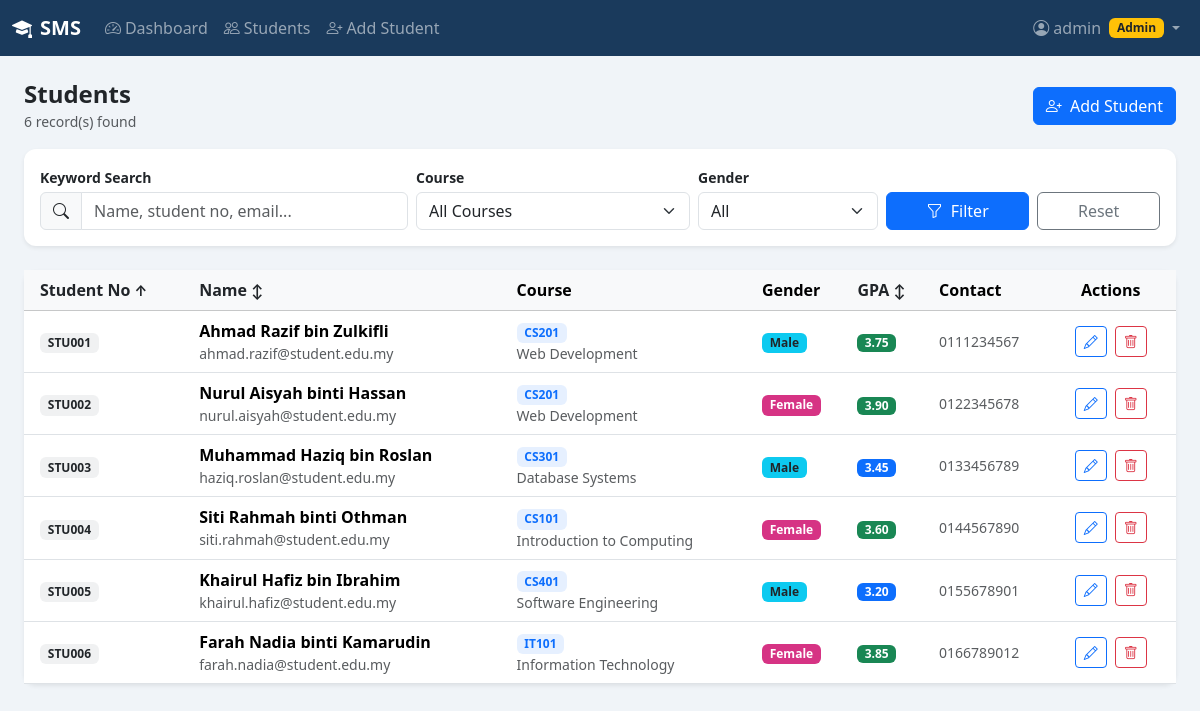
The app's page /students/index.php?order=student_no&dir=ASC (signed in) with its own data.
### tables this page shows
CREATE TABLE IF NOT EXISTS students (
    id INT AUTO_INCREMENT PRIMARY KEY,
    course_id INT NOT NULL,
    student_no VARCHAR(20) NOT NULL UNIQUE,
    name VARCHAR(100) NOT NULL,
    email VARCHAR(100) NOT NULL UNIQUE,
    phone VARCHAR(20),
    dob DATE,
    gender ENUM('Male','Female','Other') NOT NULL DEFAULT 'Male',
    gpa DECIMAL(3,2) DEFAULT 0.00,
    created_at TIMESTAMP DEFAULT CURRENT_TIMESTAMP,
    FOREIGN KEY (course_id) REFERENCES courses(id) ON DELETE RESTRICT
);

CREATE TABLE IF NOT EXISTS courses (
    id INT AUTO_INCREMENT PRIMARY KEY,
    code VARCHAR(20) NOT NULL UNIQUE,
    name VARCHAR(100) NOT NULL,
    credits INT NOT NULL DEFAULT 3
);

### students/index.php (the view, shortened to what this page needs)
<?php
require_once '../config/db.php';
$search  = trim($_GET['search'] ?? '');
$courseF = intval($_GET['course'] ?? 0);
$genderF = trim($_GET['gender'] ?? '');
$orderF  = in_array($_GET['order'] ?? '', ['name','student_no','gpa','created_at']) ? $_GET['order'] : 'created_at';
$dirF    = ($_GET['dir'] ?? 'DESC') === 'ASC' ? 'ASC' : 'DESC';
$conditions = ["1=1"];
$where = implode(" AND ", $conditions);
$sql = "
    SELECT s.id, s.student_no, s.name, s.email, s.phone, s.gender, s.gpa, s.created_at,
           c.name AS course_name, c.code AS course_code
    FROM students s
    JOIN courses c ON s.course_id = c.id
    WHERE {$where}
    ORDER BY s.{$orderF} {$dirF}
";
$stmt = $conn->prepare($sql);
$stmt->execute();
$students = $stmt->get_result()->fetch_all(MYSQLI_ASSOC);
function sortLink($col, $label, $currentOrder, $currentDir) {
    $params = $_GET;
    $params['order'] = $col;
    $params['dir']   = ($currentOrder === $col && $currentDir === 'ASC') ? 'DESC' : 'ASC';
    $icon = $currentOrder === $col ? ($currentDir === 'ASC' ? '↑' : '↓') : '↕';
    return '<a href="?' . http_build_query($params) . '" class="text-decoration-none text-dark">'
         . htmlspecialchars($label) . ' <small>' . $icon . '</small></a>';
}
?>
<!DOCTYPE html>
<html lang="en">
<head>
    <link href="https://cdn.jsdelivr.net/npm/bootstrap@5.3.3/dist/css/bootstrap.min.css" rel="stylesheet">
    <link href="https://cdn.jsdelivr.net/npm/bootstrap-icons@1.11.3/font/bootstrap-icons.min.css" rel="stylesheet">
</head>
<body>
<?php include '../includes/navbar.php'; ?>
<div class="container-fluid py-4 px-4">
    <div class="d-flex flex-wrap justify-content-between align-items-center mb-3 gap-2">
        <div>
            <h4 class="mb-0 fw-bold">Students</h4>
            <small class="text-muted"><?= count($students) ?> record(s) found</small>
        </div>
        <?php if ($_SESSION['role'] === 'admin'): ?>
        <a href="add.php" class="btn btn-primary">
            <i class="bi bi-person-plus me-1"></i> Add Student
        </a>
        <?php endif; ?>
    </div>
    <div class="card border-0 shadow-sm mb-4" style="border-radius:12px">
        <div class="card-body p-3">
            <form method="GET" class="row g-2 align-items-end">
                <div class="col-md-4">
                    <label class="form-label small fw-semibold mb-1">Keyword Search</label>
                    <div class="input-group">
                        <span class="input-group-text"><i class="bi bi-search"></i></span>
                        <input type="text" name="search" class="form-control"
                               placeholder="Name, student no, email..."
                               value="<?= htmlspecialchars($search) ?>">
                    </div>
                </div>
                <div class="col-md-3">
                    <label class="form-label small fw-semibold mb-1">Course</label>
                    <select name="course" class="form-select">
                        <option value="">All Courses</option>
                    </select>
                </div>
                <div class="col-md-2">
                    <label class="form-label small fw-semibold mb-1">Gender</label>
                    <select name="gender" class="form-select">
                        <option value="">All</option>
                    </select>
                </div>
                <div class="col-md-3 d-flex gap-2">
                    <button type="submit" class="btn btn-primary flex-fill">
                        <i class="bi bi-funnel me-1"></i> Filter
                    </button>
                    <a href="index.php" class="btn btn-outline-secondary flex-fill">Reset</a>
                </div>
            </form>
        </div>
    </div>
    <div class="card border-0 shadow-sm" style="border-radius:12px">
        <div class="table-responsive">
            <table class="table table-hover align-middle mb-0">
                <thead class="table-light">
                    <tr>
                        <th class="ps-3"><?= sortLink('student_no','Student No',$orderF,$dirF) ?></th>
                        <th><?= sortLink('name','Name',$orderF,$dirF) ?></th>
                        <th>Course</th>
                        <th>Gender</th>
                        <th><?= sortLink('gpa','GPA',$orderF,$dirF) ?></th>
                        <th>Contact</th>
                        <?php if ($_SESSION['role'] === 'admin'): ?>
                        <th class="text-center pe-3">Actions</th>
                        <?php endif; ?>
                    </tr>
                </thead>
                <tbody>
                <?php if (empty($students)): ?>
                    <tr><td colspan="7" class="text-center py-5 text-muted">
                        <i class="bi bi-inbox fs-2 d-block mb-2"></i>
                        No students found. <?php if($search||$courseF||$genderF): ?>
                            <a href="index.php">Clear filters</a>
                        <?php elseif($_SESSION['role']==='admin'): ?>
                            <a href="add.php">Add the first student</a>
                        <?php endif; ?>
                    </td></tr>
                <?php else: ?>
                <?php foreach ($students as $s): ?>
                    <tr>
                        <td class="ps-3">
                            <span class="badge bg-secondary bg-opacity-10 text-dark">
                                <?= htmlspecialchars($s['student_no']) ?>
                            </span>
                        </td>
                        <td>
                            <div class="fw-semibold"><?= htmlspecialchars($s['name']) ?></div>
                            <div class="text-muted small"><?= htmlspecialchars($s['email']) ?></div>
                        </td>
                        <td>
                            <span class="badge bg-primary bg-opacity-10 text-primary">
                                <?= htmlspecialchars($s['course_code']) ?>
                            </span>
                            <div class="small text-muted"><?= htmlspecialchars($s['course_name']) ?></div>
                        </td>
                        <td>
                            <span class="badge <?= $s['gender']==='Female' ? 'bg-pink text-white' : 'bg-info text-dark' ?>"
                                  style="<?= $s['gender']==='Female' ? 'background:#d63384!important' : '' ?>">
                                <?= htmlspecialchars($s['gender']) ?>
                            </span>
                        </td>
                        <td>
                            <?php
                            $gpa = floatval($s['gpa']);
                            $gpaCls = $gpa >= 3.5 ? 'bg-success' : ($gpa >= 2.5 ? 'bg-primary' : 'bg-warning text-dark');
                            ?>
                            <span class="badge <?= $gpaCls ?> gpa-badge"><?= number_format($gpa,2) ?></span>
                        </td>
                        <td class="small text-muted"><?= htmlspecialchars($s['phone'] ?: '—') ?></td>
                        <?php if ($_SESSION['role'] === 'admin'): ?>
                        <td class="text-center pe-3">
                            <a href="edit.php?id=<?= $s['id'] ?>" class="btn btn-sm btn-outline-primary me-1">
                                <i class="bi bi-pencil"></i>
                            </a>
                            <a href="delete.php?id=<?= $s['id'] ?>"
                               class="btn btn-sm btn-outline-danger"
                               onclick="return confirm('Delete <?= htmlspecialchars(addslashes($s['name'])) ?>? This cannot be undone.')">
                                <i class="bi bi-trash"></i>
                            </a>
                        </td>
                        <?php endif; ?>
                    </tr>
                <?php endforeach; ?>
                <?php endif; ?>
                </tbody>
            </table>
        </div>
    </div>
</div>
</body>
</html>

### students/index.php (style rules this page uses)
body { background: #f0f4f8; }
.gpa-badge { font-size:.75rem; padding:.25em .6em; }

### records on screen
students: student_no "STU001", name "Ahmad Razif bin Zulkifli", email "ahmad.razif@student.edu.my", course.code "CS201", course.name "Web Development", gender "Male", gpa "3.75", phone "0111234567"
students: student_no "STU002", name "Nurul Aisyah binti Hassan", email "nurul.aisyah@student.edu.my", course.code "CS201", course.name "Web Development", gender "Female", gpa "3.90", phone "0122345678"
students: student_no "STU003", name "Muhammad Haziq bin Roslan", email "haziq.roslan@student.edu.my", course.code "CS301", course.name "Database Systems", gender "Male", gpa "3.45", phone "0133456789"
students: student_no "STU004", name "Siti Rahmah binti Othman", email "siti.rahmah@student.edu.my", course.code "CS101", course.name "Introduction to Computing", gender "Female", gpa "3.60", phone "0144567890"
students: student_no "STU005", name "Khairul Hafiz bin Ibrahim", email "khairul.hafiz@student.edu.my", course.code "CS401", course.name "Software Engineering", gender "Male", gpa "3.20", phone "0155678901"
students: student_no "STU006", name "Farah Nadia binti Kamarudin", email "farah.nadia@student.edu.my", course.code "IT101", course.name "Information Technology", gender "Female", gpa "3.85", phone "0166789012"

### other values on screen
$_SESSION['username'] "admin"
$_SESSION['role'] "Admin"
count($students) "6"
$label "Student No Name GPA"
$icon "↑ ↕ ↕"
